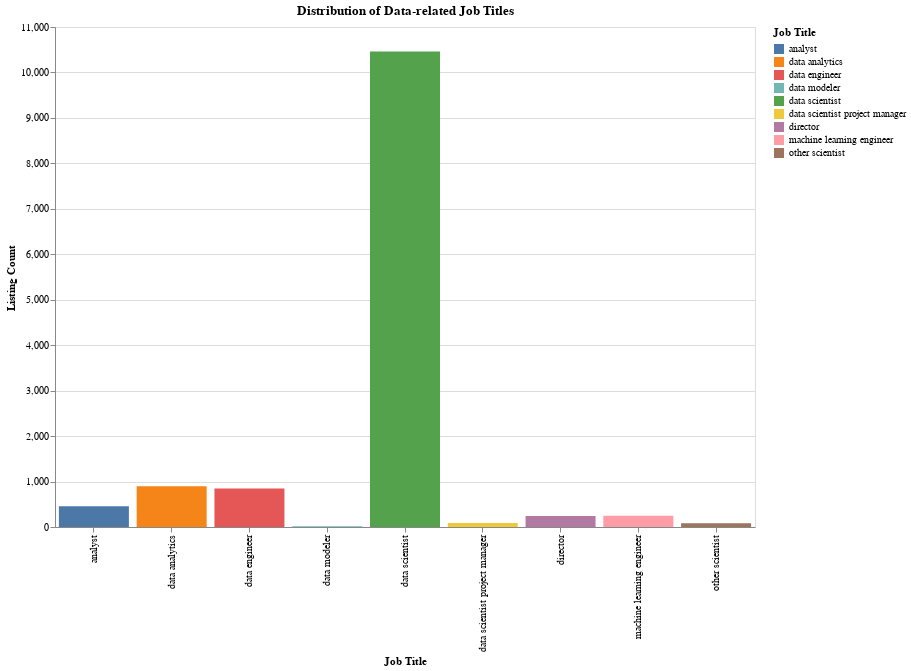

Notebook cell for this chart:
### Code cell
alt.Chart(job_title_counts, width=700, height=500).mark_bar().encode(
    x=alt.X('Job Title:N', title='Job Title'),
    y=alt.Y('Listing Count:Q', title='Listing Count'),
    color='Job Title:N'
).properties(
    title='Distribution of Data-related Job Titles'
)

### Figure 1 — Vega-Lite specification as saved in the notebook (floating-point values rounded to 4 significant figures)
{"config": {"view": {"continuousWidth": 300, "continuousHeight": 300}}, "data": {"name": "data-95529c3f8e138320a0423ce73eeeadd2"}, "mark": {"type": "bar"}, "encoding": {"color": {"field": "Job Title", "type": "nominal"}, "x": {"field": "Job Title", "title": "Job Title", "type": "nominal"}, "y": {"field": "Listing Count", "title": "Listing Count", "type": "quantitative"}}, "height": 500, "title": "Distribution of Data-related Job Titles", "width": 700, "$schema": "https://vega.github.io/schema/vega-lite/v5.15.1.json", "datasets": {"data-95529c3f8e138320a0423ce73eeeadd2": [{"Job Title": "data scientist", "Listing Count": 10461}, {"Job Title": "data analytics", "Listing Count": 897}, {"Job Title": "data engineer", "Listing Count": 845}, {"Job Title": "analyst", "Listing Count": 458}, {"Job Title": "machine learning engineer", "Listing Count": 245}, {"Job Title": "director", "Listing Count": 241}, {"Job Title": "data scientist project manager", "Listing Count": 88}, {"Job Title": "other scientist", "Listing Count": 85}, {"Job Title": "data modeler", "Listing Count": 19}]}}
